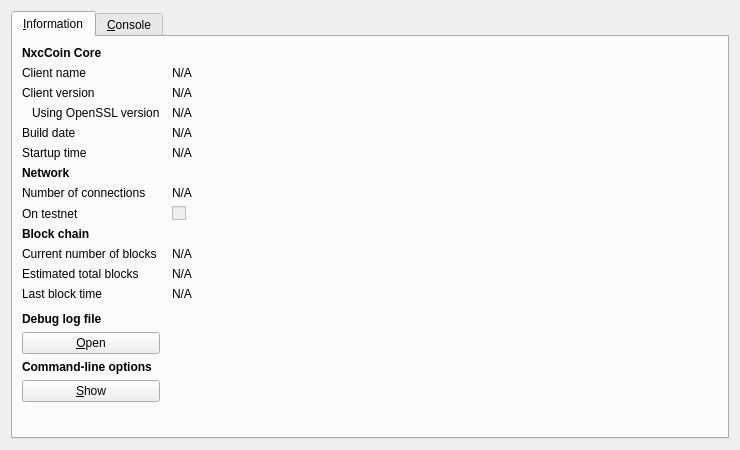
<?xml version="1.0" encoding="UTF-8"?>
<ui version="4.0">
 <class>RPCConsole</class>
 <widget class="QDialog" name="RPCConsole">
  <property name="geometry">
   <rect>
    <x>0</x>
    <y>0</y>
    <width>740</width>
    <height>450</height>
   </rect>
  </property>
  <property name="windowTitle">
   <string>NxcCoin - Debug window</string>
  </property>
  <layout class="QVBoxLayout" name="verticalLayout_2">
   <item>
    <widget class="QTabWidget" name="tabWidget">
     <property name="currentIndex">
      <number>0</number>
     </property>
     <widget class="QWidget" name="tab_info">
      <attribute name="title">
       <string>&amp;Information</string>
      </attribute>
      <layout class="QGridLayout" name="gridLayout" columnstretch="0,1">
       <property name="horizontalSpacing">
        <number>12</number>
       </property>
       <item row="0" column="0">
        <widget class="QLabel" name="label_9">
         <property name="font">
          <font>
           <weight>75</weight>
           <bold>true</bold>
          </font>
         </property>
         <property name="text">
          <string>NxcCoin Core</string>
         </property>
        </widget>
       </item>
       <item row="1" column="0">
        <widget class="QLabel" name="label_5">
         <property name="text">
          <string>Client name</string>
         </property>
        </widget>
       </item>
       <item row="1" column="1">
        <widget class="QLabel" name="clientName">
         <property name="cursor">
          <cursorShape>IBeamCursor</cursorShape>
         </property>
         <property name="text">
          <string>N/A</string>
         </property>
         <property name="textFormat">
          <enum>Qt::PlainText</enum>
         </property>
         <property name="textInteractionFlags">
          <set>Qt::LinksAccessibleByMouse|Qt::TextSelectableByKeyboard|Qt::TextSelectableByMouse</set>
         </property>
        </widget>
       </item>
       <item row="2" column="0">
        <widget class="QLabel" name="label_6">
         <property name="text">
          <string>Client version</string>
         </property>
        </widget>
       </item>
       <item row="2" column="1">
        <widget class="QLabel" name="clientVersion">
         <property name="cursor">
          <cursorShape>IBeamCursor</cursorShape>
         </property>
         <property name="text">
          <string>N/A</string>
         </property>
         <property name="textFormat">
          <enum>Qt::PlainText</enum>
         </property>
         <property name="textInteractionFlags">
          <set>Qt::LinksAccessibleByMouse|Qt::TextSelectableByKeyboard|Qt::TextSelectableByMouse</set>
         </property>
        </widget>
       </item>
       <item row="3" column="0">
        <widget class="QLabel" name="label_14">
         <property name="text">
          <string>Using OpenSSL version</string>
         </property>
         <property name="indent">
          <number>10</number>
         </property>
        </widget>
       </item>
       <item row="3" column="1">
        <widget class="QLabel" name="openSSLVersion">
         <property name="cursor">
          <cursorShape>IBeamCursor</cursorShape>
         </property>
         <property name="text">
          <string>N/A</string>
         </property>
         <property name="textFormat">
          <enum>Qt::PlainText</enum>
         </property>
         <property name="textInteractionFlags">
          <set>Qt::LinksAccessibleByMouse|Qt::TextSelectableByKeyboard|Qt::TextSelectableByMouse</set>
         </property>
        </widget>
       </item>
       <item row="4" column="0">
        <widget class="QLabel" name="label_12">
         <property name="text">
          <string>Build date</string>
         </property>
        </widget>
       </item>
       <item row="4" column="1">
        <widget class="QLabel" name="buildDate">
         <property name="cursor">
          <cursorShape>IBeamCursor</cursorShape>
         </property>
         <property name="text">
          <string>N/A</string>
         </property>
         <property name="textFormat">
          <enum>Qt::PlainText</enum>
         </property>
         <property name="textInteractionFlags">
          <set>Qt::LinksAccessibleByMouse|Qt::TextSelectableByKeyboard|Qt::TextSelectableByMouse</set>
         </property>
        </widget>
       </item>
       <item row="5" column="0">
        <widget class="QLabel" name="label_13">
         <property name="text">
          <string>Startup time</string>
         </property>
        </widget>
       </item>
       <item row="5" column="1">
        <widget class="QLabel" name="startupTime">
         <property name="cursor">
          <cursorShape>IBeamCursor</cursorShape>
         </property>
         <property name="text">
          <string>N/A</string>
         </property>
         <property name="textFormat">
          <enum>Qt::PlainText</enum>
         </property>
         <property name="textInteractionFlags">
          <set>Qt::LinksAccessibleByMouse|Qt::TextSelectableByKeyboard|Qt::TextSelectableByMouse</set>
         </property>
        </widget>
       </item>
       <item row="6" column="0">
        <widget class="QLabel" name="label_11">
         <property name="font">
          <font>
           <weight>75</weight>
           <bold>true</bold>
          </font>
         </property>
         <property name="text">
          <string>Network</string>
         </property>
        </widget>
       </item>
       <item row="7" column="0">
        <widget class="QLabel" name="label_7">
         <property name="text">
          <string>Number of connections</string>
         </property>
        </widget>
       </item>
       <item row="7" column="1">
        <widget class="QLabel" name="numberOfConnections">
         <property name="cursor">
          <cursorShape>IBeamCursor</cursorShape>
         </property>
         <property name="text">
          <string>N/A</string>
         </property>
         <property name="textFormat">
          <enum>Qt::PlainText</enum>
         </property>
         <property name="textInteractionFlags">
          <set>Qt::LinksAccessibleByMouse|Qt::TextSelectableByKeyboard|Qt::TextSelectableByMouse</set>
         </property>
        </widget>
       </item>
       <item row="8" column="0">
        <widget class="QLabel" name="label_8">
         <property name="text">
          <string>On testnet</string>
         </property>
        </widget>
       </item>
       <item row="8" column="1">
        <widget class="QCheckBox" name="isTestNet">
         <property name="enabled">
          <bool>false</bool>
         </property>
         <property name="text">
          <string/>
         </property>
        </widget>
       </item>
       <item row="9" column="0">
        <widget class="QLabel" name="label_10">
         <property name="font">
          <font>
           <weight>75</weight>
           <bold>true</bold>
          </font>
         </property>
         <property name="text">
          <string>Block chain</string>
         </property>
        </widget>
       </item>
       <item row="10" column="0">
        <widget class="QLabel" name="label_3">
         <property name="text">
          <string>Current number of blocks</string>
         </property>
        </widget>
       </item>
       <item row="10" column="1">
        <widget class="QLabel" name="numberOfBlocks">
         <property name="cursor">
          <cursorShape>IBeamCursor</cursorShape>
         </property>
         <property name="text">
          <string>N/A</string>
         </property>
         <property name="textFormat">
          <enum>Qt::PlainText</enum>
         </property>
         <property name="textInteractionFlags">
          <set>Qt::LinksAccessibleByMouse|Qt::TextSelectableByKeyboard|Qt::TextSelectableByMouse</set>
         </property>
        </widget>
       </item>
       <item row="11" column="0">
        <widget class="QLabel" name="label_4">
         <property name="text">
          <string>Estimated total blocks</string>
         </property>
        </widget>
       </item>
       <item row="11" column="1">
        <widget class="QLabel" name="totalBlocks">
         <property name="cursor">
          <cursorShape>IBeamCursor</cursorShape>
         </property>
         <property name="text">
          <string>N/A</string>
         </property>
         <property name="textFormat">
          <enum>Qt::PlainText</enum>
         </property>
         <property name="textInteractionFlags">
          <set>Qt::LinksAccessibleByMouse|Qt::TextSelectableByKeyboard|Qt::TextSelectableByMouse</set>
         </property>
        </widget>
       </item>
       <item row="12" column="0">
        <widget class="QLabel" name="label_2">
         <property name="text">
          <string>Last block time</string>
         </property>
        </widget>
       </item>
       <item row="12" column="1">
        <widget class="QLabel" name="lastBlockTime">
         <property name="cursor">
          <cursorShape>IBeamCursor</cursorShape>
         </property>
         <property name="text">
          <string>N/A</string>
         </property>
         <property name="textFormat">
          <enum>Qt::PlainText</enum>
         </property>
         <property name="textInteractionFlags">
          <set>Qt::LinksAccessibleByMouse|Qt::TextSelectableByKeyboard|Qt::TextSelectableByMouse</set>
         </property>
        </widget>
       </item>
       <item row="13" column="0">
        <spacer name="verticalSpacer_2">
         <property name="orientation">
          <enum>Qt::Vertical</enum>
         </property>
         <property name="sizeHint" stdset="0">
          <size>
           <width>20</width>
           <height>20</height>
          </size>
         </property>
        </spacer>
       </item>
       <item row="14" column="0">
        <widget class="QLabel" name="labelDebugLogfile">
         <property name="font">
          <font>
           <weight>75</weight>
           <bold>true</bold>
          </font>
         </property>
         <property name="text">
          <string>Debug log file</string>
         </property>
        </widget>
       </item>
       <item row="15" column="0">
        <widget class="QPushButton" name="openDebugLogfileButton">
         <property name="toolTip">
          <string>Open the NxcCoin debug log file from the current data directory. This can take a few seconds for large log files.</string>
         </property>
         <property name="text">
          <string>&amp;Open</string>
         </property>
         <property name="autoDefault">
          <bool>false</bool>
         </property>
        </widget>
       </item>
       <item row="16" column="0">
        <widget class="QLabel" name="labelCLOptions">
         <property name="font">
          <font>
           <weight>75</weight>
           <bold>true</bold>
          </font>
         </property>
         <property name="text">
          <string>Command-line options</string>
         </property>
        </widget>
       </item>
       <item row="17" column="0">
        <widget class="QPushButton" name="showCLOptionsButton">
         <property name="toolTip">
          <string>Show the NxcCoin-Qt help message to get a list with possible NxcCoin command-line options.</string>
         </property>
         <property name="text">
          <string>&amp;Show</string>
         </property>
         <property name="autoDefault">
          <bool>false</bool>
         </property>
        </widget>
       </item>
       <item row="18" column="0">
        <spacer name="verticalSpacer">
         <property name="orientation">
          <enum>Qt::Vertical</enum>
         </property>
         <property name="sizeHint" stdset="0">
          <size>
           <width>20</width>
           <height>40</height>
          </size>
         </property>
        </spacer>
       </item>
      </layout>
     </widget>
     <widget class="QWidget" name="tab_console">
      <attribute name="title">
       <string>&amp;Console</string>
      </attribute>
      <layout class="QVBoxLayout" name="verticalLayout_3">
       <property name="spacing">
        <number>3</number>
       </property>
       <item>
        <widget class="QTextEdit" name="messagesWidget">
         <property name="minimumSize">
          <size>
           <width>0</width>
           <height>100</height>
          </size>
         </property>
         <property name="readOnly">
          <bool>true</bool>
         </property>
         <property name="tabKeyNavigation" stdset="0">
          <bool>false</bool>
         </property>
         <property name="columnCount" stdset="0">
          <number>2</number>
         </property>
        </widget>
       </item>
       <item>
        <layout class="QHBoxLayout" name="horizontalLayout">
         <property name="spacing">
          <number>3</number>
         </property>
         <item>
          <widget class="QLabel" name="label">
           <property name="text">
            <string notr="true">&gt;</string>
           </property>
          </widget>
         </item>
         <item>
          <widget class="QLineEdit" name="lineEdit"/>
         </item>
         <item>
          <widget class="QPushButton" name="clearButton">
           <property name="maximumSize">
            <size>
             <width>24</width>
             <height>24</height>
            </size>
           </property>
           <property name="toolTip">
            <string>Clear console</string>
           </property>
           <property name="text">
            <string/>
           </property>
           <property name="icon">
            <iconset resource="../bitcoin.qrc">
             <normaloff>:/icons/remove</normaloff>:/icons/remove</iconset>
           </property>
           <property name="shortcut">
            <string notr="true">Ctrl+L</string>
           </property>
           <property name="autoDefault">
            <bool>false</bool>
           </property>
          </widget>
         </item>
        </layout>
       </item>
      </layout>
     </widget>
    </widget>
   </item>
  </layout>
 </widget>
 <resources>
  <include location="../bitcoin.qrc"/>
 </resources>
 <connections/>
</ui>
